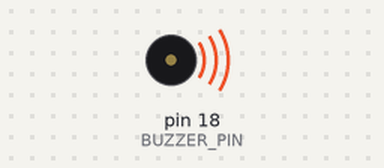
The sketch below on a simulated Arduino Uno, built with avr-gcc and run on an emulated ATmega328P. On the bench: buzzer (waves = sounding).

Above: at 0.2 s.
Timing chart, 0 to 3.0 s (numbered marks = the images above):
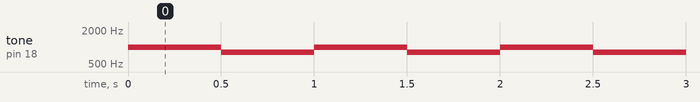

The sketch:

buzzer-test.ino
```cpp
#define BUZZER_PIN 18

void setup() {
  // put your setup code here, to run once:

}

void loop() {
  // put your main code here, to run repeatedly:
  tone(BUZZER_PIN, 1000);
  delay(500);

  // Play a lower note (800 Hz) for 500 milliseconds
  tone(BUZZER_PIN, 800);
  delay(500);
}
```

Measured:
- by itself, tone on pin 18 (BUZZER_PIN): alternates 1000 Hz for 0.50 s and 800 Hz for 0.50 s
